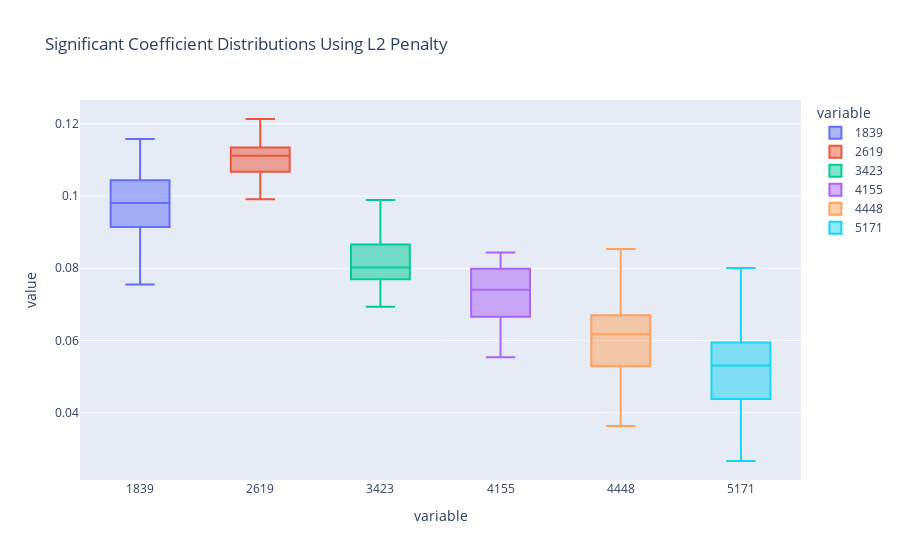

This figure's notebook cell:
### Code cell
px.box(df2_tidy,x='variable',y='value',color ='variable',title='Significant Coefficient Distributions Using L2 Penalty')

### Figure 1 — Plotly figure (JSON) as saved in the notebook; plotly's stock layout.template omitted (floating-point values rounded to 4 significant figures)
{"data": [{"alignmentgroup": "True", "hovertemplate": "variable=%{x}<br>value=%{y}<extra></extra>", "legendgroup": "1839", "marker": {"color": "#636efa"}, "name": "1839", "notched": false, "offsetgroup": "1839", "orientation": "v", "showlegend": true, "type": "box", "x": ["1839", "1839", "1839", "1839", "1839", "1839", "1839", "1839", "1839", "1839", "1839", "1839", "1839", "1839", "1839", "1839", "1839", "1839", "1839", "1839", "1839", "1839", "1839", "1839", "1839"], "x0": " ", "xaxis": "x", "y": [0.09476, 0.108, 0.1158, 0.09393, 0.09167, 0.09788, 0.1003, 0.1091, 0.1125, 0.08774, 0.1058, 0.08828, 0.0984, 0.09262, 0.08378, 0.09808, 0.08225, 0.09915, 0.1024, 0.0755, 0.1103, 0.09057, 0.09938, 0.1039, 0.0973], "y0": " ", "yaxis": "y"}, {"alignmentgroup": "True", "hovertemplate": "variable=%{x}<br>value=%{y}<extra></extra>", "legendgroup": "2619", "marker": {"color": "#EF553B"}, "name": "2619", "notched": false, "offsetgroup": "2619", "orientation": "v", "showlegend": true, "type": "box", "x": ["2619", "2619", "2619", "2619", "2619", "2619", "2619", "2619", "2619", "2619", "2619", "2619", "2619", "2619", "2619", "2619", "2619", "2619", "2619", "2619", "2619", "2619", "2619", "2619", "2619"], "x0": " ", "xaxis": "x", "y": [0.1029, 0.1079, 0.1102, 0.1086, 0.1114, 0.1113, 0.1117, 0.1206, 0.106, 0.1133, 0.1111, 0.1071, 0.1053, 0.1213, 0.1129, 0.1038, 0.1069, 0.1103, 0.09907, 0.1155, 0.1129, 0.1205, 0.1167, 0.1138, 0.1045], "y0": " ", "yaxis": "y"}, {"alignmentgroup": "True", "hovertemplate": "variable=%{x}<br>value=%{y}<extra></extra>", "legendgroup": "3423", "marker": {"color": "#00cc96"}, "name": "3423", "notched": false, "offsetgroup": "3423", "orientation": "v", "showlegend": true, "type": "box", "x": ["3423", "3423", "3423", "3423", "3423", "3423", "3423", "3423", "3423", "3423", "3423", "3423", "3423", "3423", "3423", "3423", "3423", "3423", "3423", "3423", "3423", "3423", "3423", "3423", "3423"], "x0": " ", "xaxis": "x", "y": [0.0792, 0.07285, 0.07532, 0.08782, 0.08302, 0.07223, 0.07644, 0.08362, 0.06937, 0.09333, 0.07863, 0.08539, 0.0797, 0.09328, 0.07616, 0.0774, 0.09103, 0.0838, 0.08277, 0.08008, 0.08618, 0.08785, 0.08022, 0.09889, 0.07716], "y0": " ", "yaxis": "y"}, {"alignmentgroup": "True", "hovertemplate": "variable=%{x}<br>value=%{y}<extra></extra>", "legendgroup": "4155", "marker": {"color": "#ab63fa"}, "name": "4155", "notched": false, "offsetgroup": "4155", "orientation": "v", "showlegend": true, "type": "box", "x": ["4155", "4155", "4155", "4155", "4155", "4155", "4155", "4155", "4155", "4155", "4155", "4155", "4155", "4155", "4155", "4155", "4155", "4155", "4155", "4155", "4155", "4155", "4155", "4155", "4155"], "x0": " ", "xaxis": "x", "y": [0.06343, 0.05535, 0.06818, 0.08243, 0.06667, 0.07326, 0.08344, 0.07591, 0.07008, 0.07716, 0.07164, 0.0672, 0.07556, 0.07967, 0.06544, 0.06076, 0.06622, 0.08037, 0.06209, 0.07409, 0.08389, 0.07794, 0.0844, 0.08402, 0.07525], "y0": " ", "yaxis": "y"}, {"alignmentgroup": "True", "hovertemplate": "variable=%{x}<br>value=%{y}<extra></extra>", "legendgroup": "4448", "marker": {"color": "#FFA15A"}, "name": "4448", "notched": false, "offsetgroup": "4448", "orientation": "v", "showlegend": true, "type": "box", "x": ["4448", "4448", "4448", "4448", "4448", "4448", "4448", "4448", "4448", "4448", "4448", "4448", "4448", "4448", "4448", "4448", "4448", "4448", "4448", "4448", "4448", "4448", "4448", "4448", "4448"], "x0": " ", "xaxis": "x", "y": [0.05437, 0.05198, 0.08531, 0.06697, 0.07294, 0.03945, 0.05463, 0.07424, 0.06525, 0.05673, 0.05232, 0.06481, 0.05316, 0.04691, 0.07126, 0.08132, 0.06181, 0.03914, 0.06708, 0.05305, 0.06172, 0.06329, 0.03638, 0.05639, 0.06589], "y0": " ", "yaxis": "y"}, {"alignmentgroup": "True", "hovertemplate": "variable=%{x}<br>value=%{y}<extra></extra>", "legendgroup": "5171", "marker": {"color": "#19d3f3"}, "name": "5171", "notched": false, "offsetgroup": "5171", "orientation": "v", "showlegend": true, "type": "box", "x": ["5171", "5171", "5171", "5171", "5171", "5171", "5171", "5171", "5171", "5171", "5171", "5171", "5171", "5171", "5171", "5171", "5171", "5171", "5171", "5171", "5171", "5171", "5171", "5171", "5171"], "x0": " ", "xaxis": "x", "y": [0.04424, 0.04961, 0.03168, 0.05369, 0.0606, 0.05905, 0.0801, 0.05333, 0.04226, 0.0579, 0.04062, 0.05004, 0.0689, 0.04866, 0.0531, 0.03039, 0.04291, 0.06784, 0.04411, 0.0652, 0.05666, 0.0483, 0.06943, 0.05691, 0.02667], "y0": " ", "yaxis": "y"}], "layout": {"autosize": true, "boxmode": "overlay", "legend": {"title": {"text": "variable"}, "tracegroupgap": 0}, "title": {"text": "Significant Coefficient Distributions Using L2 Penalty"}, "xaxis": {"anchor": "y", "autorange": true, "categoryarray": ["1839", "2619", "3423", "4155", "4448", "5171"], "categoryorder": "array", "domain": [0, 1], "range": [-0.5, 5.5], "title": {"text": "variable"}, "type": "category"}, "yaxis": {"anchor": "x", "autorange": true, "domain": [0, 1], "range": [0.02141, 0.1266], "title": {"text": "value"}, "type": "linear"}}}
